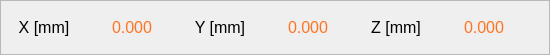
        <widget class="QFrame" name="frame_24">
         <property name="sizePolicy">
          <sizepolicy hsizetype="Maximum" vsizetype="Preferred">
           <horstretch>0</horstretch>
           <verstretch>0</verstretch>
          </sizepolicy>
         </property>
         <property name="minimumSize">
          <size>
           <width>550</width>
           <height>55</height>
          </size>
         </property>
         <property name="maximumSize">
          <size>
           <width>800</width>
           <height>55</height>
          </size>
         </property>
         <property name="frameShape">
          <enum>QFrame::StyledPanel</enum>
         </property>
         <property name="frameShadow">
          <enum>QFrame::Raised</enum>
         </property>
         <layout class="QHBoxLayout" name="horizontalLayout_5">
          <item>
           <widget class="QLabel" name="l19_7">
            <property name="minimumSize">
             <size>
              <width>60</width>
              <height>20</height>
             </size>
            </property>
            <property name="maximumSize">
             <size>
              <width>60</width>
              <height>20</height>
             </size>
            </property>
            <property name="font">
             <font>
              <pointsize>12</pointsize>
             </font>
            </property>
            <property name="text">
             <string>X [mm]</string>
            </property>
            <property name="alignment">
             <set>Qt::AlignCenter</set>
            </property>
           </widget>
          </item>
          <item>
           <widget class="QLabel" name="XPOSITION">
            <property name="minimumSize">
             <size>
              <width>100</width>
              <height>30</height>
             </size>
            </property>
            <property name="maximumSize">
             <size>
              <width>100</width>
              <height>30</height>
             </size>
            </property>
            <property name="font">
             <font>
              <pointsize>12</pointsize>
             </font>
            </property>
            <property name="styleSheet">
             <string notr="true">QLabel{
color: rgb(255, 115, 30);
}</string>
            </property>
            <property name="text">
             <string>0.000</string>
            </property>
            <property name="alignment">
             <set>Qt::AlignCenter</set>
            </property>
           </widget>
          </item>
          <item>
           <widget class="QLabel" name="l19_9">
            <property name="minimumSize">
             <size>
              <width>60</width>
              <height>20</height>
             </size>
            </property>
            <property name="maximumSize">
             <size>
              <width>60</width>
              <height>20</height>
             </size>
            </property>
            <property name="font">
             <font>
              <pointsize>12</pointsize>
             </font>
            </property>
            <property name="text">
             <string>Y [mm]</string>
            </property>
            <property name="alignment">
             <set>Qt::AlignCenter</set>
            </property>
           </widget>
          </item>
          <item>
           <widget class="QLabel" name="YPOSITION">
            <property name="minimumSize">
             <size>
              <width>100</width>
              <height>30</height>
             </size>
            </property>
            <property name="maximumSize">
             <size>
              <width>100</width>
              <height>30</height>
             </size>
            </property>
            <property name="font">
             <font>
              <pointsize>12</pointsize>
             </font>
            </property>
            <property name="styleSheet">
             <string notr="true">QLabel{
color: rgb(255, 115, 30);
}</string>
            </property>
            <property name="text">
             <string>0.000</string>
            </property>
            <property name="alignment">
             <set>Qt::AlignCenter</set>
            </property>
           </widget>
          </item>
          <item>
           <widget class="QLabel" name="l19_10">
            <property name="minimumSize">
             <size>
              <width>60</width>
              <height>20</height>
             </size>
            </property>
            <property name="maximumSize">
             <size>
              <width>60</width>
              <height>20</height>
             </size>
            </property>
            <property name="font">
             <font>
              <pointsize>12</pointsize>
             </font>
            </property>
            <property name="text">
             <string>Z [mm]</string>
            </property>
            <property name="alignment">
             <set>Qt::AlignCenter</set>
            </property>
           </widget>
          </item>
          <item>
           <widget class="QLabel" name="ZPOSITION">
            <property name="minimumSize">
             <size>
              <width>100</width>
              <height>30</height>
             </size>
            </property>
            <property name="maximumSize">
             <size>
              <width>100</width>
              <height>30</height>
             </size>
            </property>
            <property name="font">
             <font>
              <pointsize>12</pointsize>
             </font>
            </property>
            <property name="styleSheet">
             <string notr="true">QLabel{
color: rgb(255, 115, 30);
}</string>
            </property>
            <property name="text">
             <string>0.000</string>
            </property>
            <property name="alignment">
             <set>Qt::AlignCenter</set>
            </property>
           </widget>
          </item>
         </layout>
        </widget>
